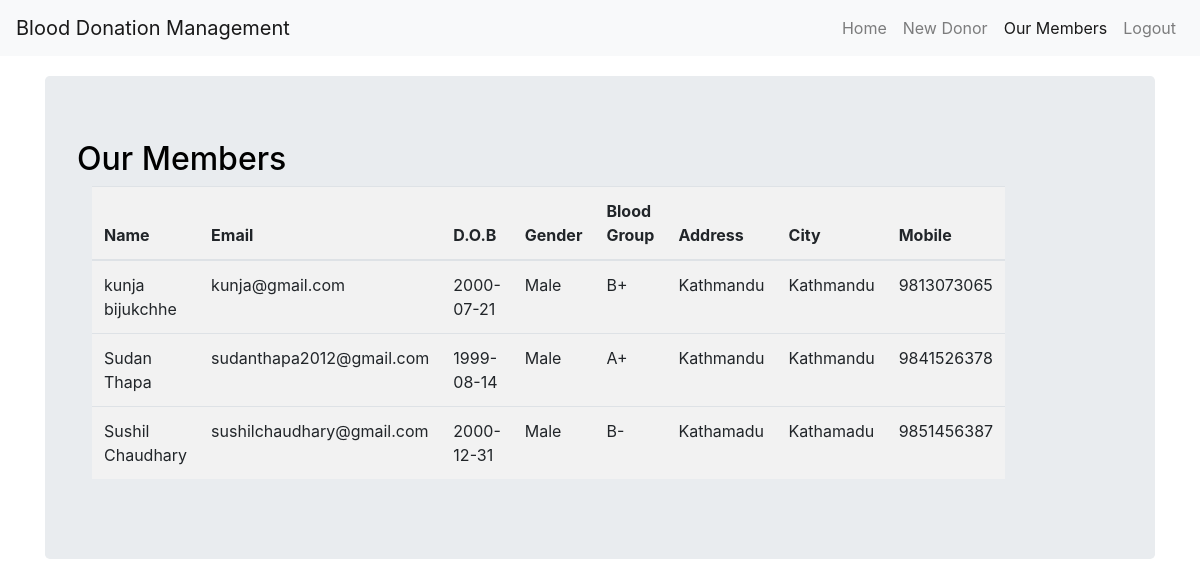
/members.php, run on the app's committed database.
### tables this page shows
CREATE TABLE `users` (
  `id` int(11) NOT NULL,
  `first_name` varchar(50) NOT NULL,
  `last_name` varchar(100) NOT NULL,
  `email` varchar(100) NOT NULL,
  `dob` date NOT NULL,
  `gender` varchar(10) NOT NULL,
  `b_type` varchar(10) NOT NULL,
  `address` varchar(500) NOT NULL,
  `city` varchar(100) NOT NULL,
  `mobile` varchar(13) NOT NULL,
  `created_at` timestamp NOT NULL DEFAULT current_timestamp() ON UPDATE current_timestamp()
);

### members.php (called while the page is built)
<?php
$i=0;
require_once 'users/php/DBConnect.php';
$db = new DBConnect();
$users = $db->getUsers();
$title="Members Area";$setMemberActive="active";$bg_background="bg-success";
include 'layout/header.php';
include 'layout/navbar.php';
?>
<?php include 'users/layout/member_layout.php'; ?>
<?php include 'layout/footer.php'; ?>

### users/php/DBConnect.php (called while the page is built, shortened)
<?php
class DBConnect {
    private $db = NULL;
    public function __construct() {
        $dsn = 'mysql:dbname=' . self::DB_NAME . ';host=' . self::DB_SERVER;
        try {
            $this->db = new PDO($dsn, self::DB_USER, self::DB_PASSWORD);
        } catch (PDOException $e) {
            throw new Exception('Connection failed: ' .
            $e->getMessage());
        }
        return $this->db;
    }
    public function getUsers(){
        $stmt = $this->db->prepare("SELECT * FROM users");
        $stmt->execute();
        return $stmt->fetchAll();
    }
}

### users/layout/member_layout.php (the view, shortened to what this page needs)
<div class="container">
    <div class="jumbotron">
      <h2 style="color:#000000">Our Members</h2>
        <div class="col-md-10">
            <?php if(isset($users)): $i++;?>
            <table class="table table-condensed">
                <thead>
                <th>Name</th>
                <th>Email</th>
                <th>D.O.B</th>
                <th>Gender</th>
                <th>Blood Group</th>
                <th>Address</th>
                <th>City</th>
                <th>Mobile</th>
                </thead>
                <?php foreach($users as $u): $i++;?>
                <tr class="<?php if($i%2==0){echo $bg_background;}else{echo 'bg-success';} ?>">
                    <td><?= $u['first_name']." ".$u['last_name']; ?></td>
                    <td><?= $u['email']; ?></td>
                    <td><?= $u['dob']; ?></td>
                    <td><?= $u['gender']; ?></td>
                    <td><?= $u['b_type']; ?></td>
                    <td><?= wordwrap($u['address'], 26, '<br>'); ?></td>
                    <td><?= $u['city']; ?></td>
                    <td><?= $u['mobile']; ?></td>
                </tr>
                <?php endforeach; ?>
            </table>
            <?php endif; ?>
        </div>
    </div>
</div>

### layout/header.php (shortened to what this page needs)
<!DOCTYPE html>
<html lang="en" dir="ltr">
  <head>
    <link rel="stylesheet" href="https://stackpath.bootstrapcdn.com/bootstrap/4.3.1/css/bootstrap.min.css">
    <link rel="stylesheet" href="users/css/mystyle.css">
  </head>
  <body>

### layout/navbar.php (shortened to what this page needs)
<nav class="navbar navbar-expand-lg navbar-light bg-light">
  <a class="navbar-brand" href="index.php">Blood Donation Management</a>
  <div class="collapse navbar-collapse" id="navbarNav">
    <ul class="nav navbar-nav ml-auto">
      <li class="<?php
                        if (isset($setHomeActive)) {
                            echo $setHomeActive;
                        } else {
                            echo '';
                        }
                        ?>"><a class="nav-link" href="home.php">Home</a></li>
                        <li class="<?php
                        if (isset($setDonorActive)) {
                            echo $setDonorActive;
                        } else {
                            echo '';
                        }
                        ?>"><a class="nav-link" href="donor.php">New Donor</a></li>
                        <li class="<?php if(isset($setMemberActive)) { echo $setMemberActive; } else { echo ''; } ?>">
                            <a class="nav-link" href="members.php">Our Members</a>
                        </li>
                        <li><a class="nav-link" href="logout.php">Logout</a></li>
    </ul>
  </div>
</nav>

### layout/footer.php
</body>
</html>

### users/css/mystyle.css (style rules this page uses)
body { background: url('https://images.unsplash.com/photo-1572470468728-1b2277637d30?ixlib=rb-1.2.1&ixid=eyJhcHBfaWQiOjEyMDd9&auto=format&fit=crop&w=500&q=60') fixed; background-size: cover; }
.container { margin-top: 20px; margin-bottom: 20px; }
table,th,td,tr { background-color: #f2f2f2; }

### data on the page
users: first_name "kunja", last_name "bijukchhe", email "kunja@gmail.com", dob "2000-07-21", gender "Male", b_type "B+", address "Kathmandu", city "Kathmandu", mobile "9813073065"
users: first_name "Sudan", last_name "Thapa", email "sudanthapa2012@gmail.com", dob "1999-08-14", gender "Male", b_type "A+", address "Kathmandu", city "Kathmandu", mobile "9841526378"
users: first_name "Sushil", last_name "Chaudhary", email "sushilchaudhary@gmail.com", dob "2000-12-31", gender "Male", b_type "B-", address "Kathamadu", city "Kathamadu", mobile "9851456387"
